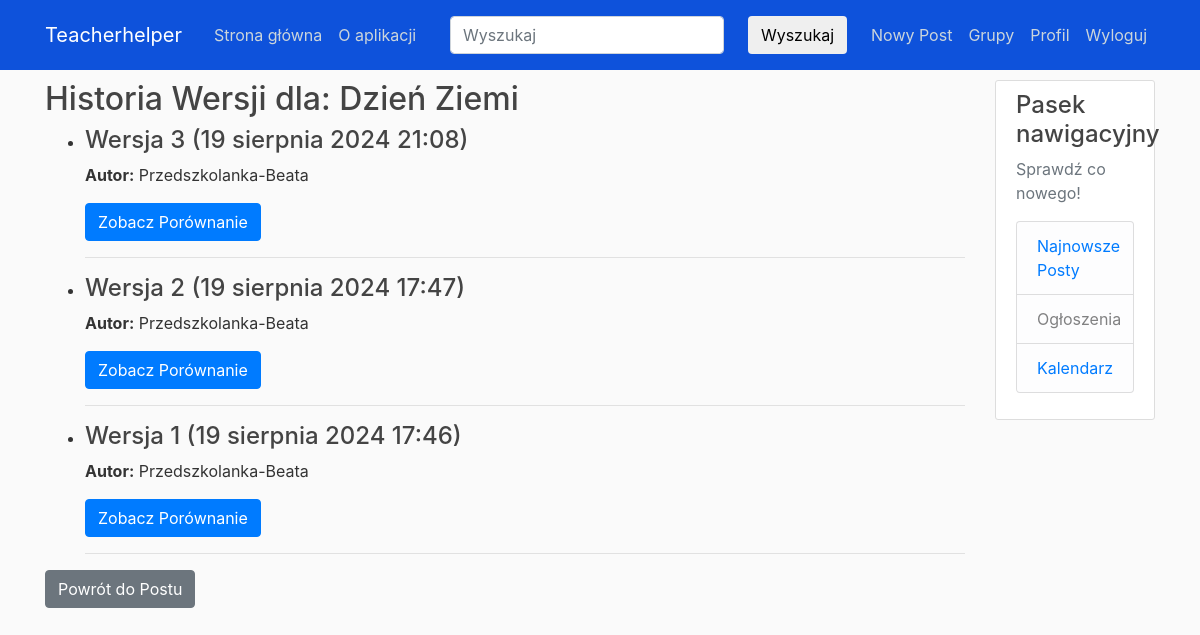
Page /post/19/versions/ (signed in) on the earlier database version.
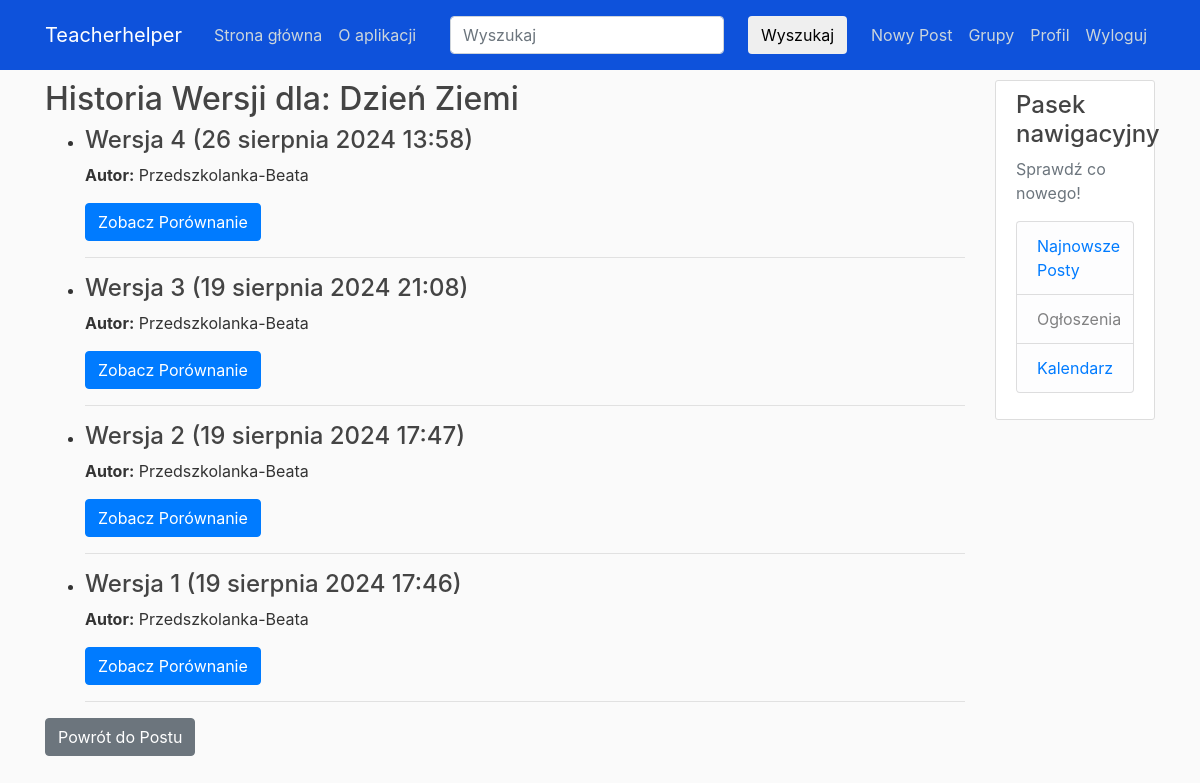
Same page on the later database version.
### blog/models.py (models this page shows, shortened)
class PostVersion(models.Model):
    post = models.ForeignKey(Post, related_name='versions', on_delete=models.CASCADE)
    version_number = models.IntegerField()
    title = models.CharField(max_length=100)
    content = models.TextField()
    uploaded_file = models.FileField(null=True, blank=True, upload_to='uploaded_files/')
    created_at = models.DateTimeField(auto_now_add=True)
    author = models.ForeignKey(User, on_delete=models.SET_NULL, null=True, blank=True)
    class Meta:
        ordering = ['-version_number']

### blog/views.py (the view)
# urls.py: path('post/<int:pk>/versions/', views.PostVersionListView.as_view(), name='post-versions'),
class PostVersionListView(LoginRequiredMixin, ListView):
    model = PostVersion
    template_name = 'blog/post_versions.html'
    context_object_name = 'versions'
    def get_queryset(self):
        post = get_object_or_404(Post, pk=self.kwargs['pk'])
        versions = post.versions.all()
        if versions.exists():
            for i in range(len(versions)):
                if i < len(versions) - 1:
                    versions[i].highlighted_changes = highlight_changes(versions[i + 1].content, versions[i].content)
                else:
                    versions[i].highlighted_changes = None  # No comparison for the first version
        return versions
    def get_context_data(self, **kwargs):
        context = super().get_context_data(**kwargs)
        context['post'] = get_object_or_404(Post, pk=self.kwargs['pk'])
        return context

### blog/views.py (called while the page is built)
def highlight_changes(old_content, new_content):
    differ = Differ()
    diff = list(differ.compare(old_content.splitlines(), new_content.splitlines()))
    html_diff = []
    for line in diff:
        if line.startswith('+ '):
            html_diff.append(f"<ins style='background:#e6ffe6;'>{line[2:]}</ins><br>")
        elif line.startswith('- '):
            html_diff.append(f"<del style='background:#ffe6e6;'>{line[2:]}</del><br>")
        elif line.startswith('? '):
            continue  # Ignore lines with markers
        else:
            html_diff.append(f"{line[2:]}<br>")
    return ''.join(html_diff)

### blog/templates/blog/post_versions.html
{% extends "blog/base.html" %}
{% block content %}
    <h2>Historia Wersji dla: {{ post.title }}</h2>
    {% if versions %}
        <ul>
            {% for version in versions %}
                <li>
                    <h4>Wersja {{ version.version_number }} ({{ version.created_at }})</h4>
                    <p><strong>Autor:</strong> {{ version.author }}</p>
                    <a href="{% url 'version-comparison' post.pk version.pk %}" class="btn btn-primary">Zobacz Porównanie</a>
                    <hr>
                </li>
            {% endfor %}
        </ul>
    {% else %}
        <p>Ten post nie ma jeszcze żadnych wersji.</p>
    {% endif %}
    <a href="{% url 'post-detail' post.pk %}" class="btn btn-secondary">Powrót do Postu</a>
{% endblock content %}

Differences in the rows shown:
added PostVersion: version_number "4", created_at "26 sierpnia 2024 13:58", author "Przedszkolanka-Beata"
